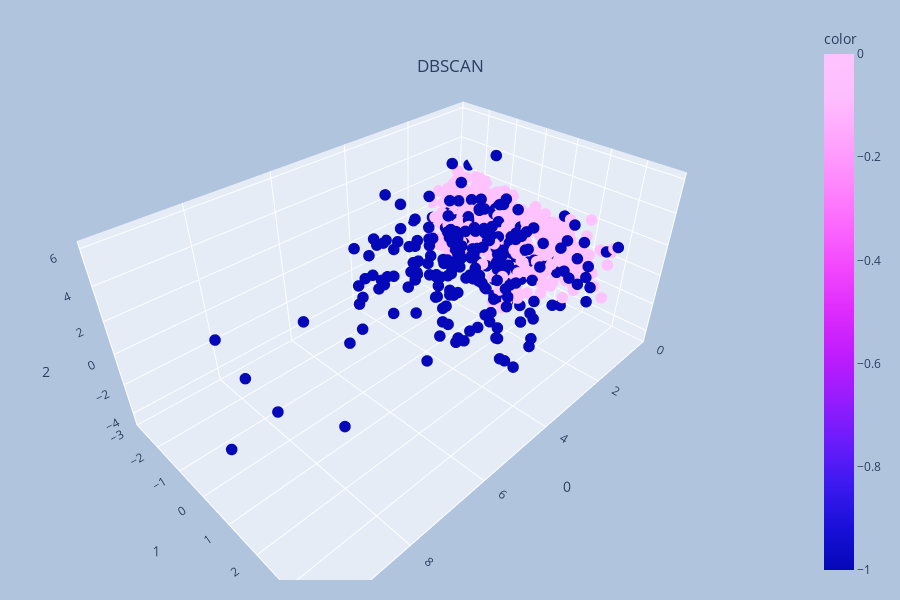

Write notebook code for a chart like this one.
### Markdown cell above
### Final Result

### Code cell
db = DBSCAN(eps=1.8, min_samples=5).fit(X)
labels02 = db.labels_
len(np.unique(labels02))
pca = PCA(n_components=3)
components = pca.fit_transform(X)
total_var = pca.explained_variance_ratio_.sum() * 100
fig = px.scatter_3d(
    components, x=0, y=1, z=2, color=labels02,
    color_continuous_scale="Plotly3",
    title=f'Total Explained Variance: {total_var:.2f}%',
    range_x=[0,10],
    range_y = [-3,4],
    width=900,
    height=600
)
fig.update_layout(
    margin=dict(l=20, r=20, t=20, b=20),
    paper_bgcolor='LightSteelBlue',
    title_text = 'DBSCAN',
    title_x = 0.5,
    title_y = 0.9
)
fig.update_traces(marker_size = 4)
fig.show()

### Figure 1 — Plotly figure (JSON) as saved in the notebook; plotly's stock layout.template omitted (floating-point values rounded to 4 significant figures; data arrays with more than 128 entries replaced by an {"elided": "..."} marker saying what was removed)
{"data": [{"hovertemplate": "0=%{x}<br>1=%{y}<br>2=%{z}<br>color=%{marker.color}<extra></extra>", "legendgroup": "", "marker": {"color": {"elided": "2554 int values"}, "coloraxis": "coloraxis", "size": 4, "symbol": "circle"}, "mode": "markers", "name": "", "scene": "scene", "showlegend": false, "type": "scatter3d", "x": {"elided": "2554 float values"}, "y": {"elided": "2554 float values"}, "z": {"elided": "2554 float values"}}], "layout": {"coloraxis": {"colorbar": {"title": {"text": "color"}}, "colorscale": [[0, "#0508b8"], [0.08333, "#1910d8"], [0.1667, "#3c19f0"], [0.25, "#6b1cfb"], [0.3333, "#981cfd"], [0.4167, "#bf1cfd"], [0.5, "#dd2bfd"], [0.5833, "#f246fe"], [0.6667, "#fc67fd"], [0.75, "#fe88fc"], [0.8333, "#fea5fd"], [0.9167, "#febefe"], [1, "#fec3fe"]]}, "height": 600, "legend": {"tracegroupgap": 0}, "margin": {"b": 20, "l": 20, "r": 20, "t": 20}, "paper_bgcolor": "LightSteelBlue", "scene": {"domain": {"x": [0, 1], "y": [0, 1]}, "xaxis": {"range": [0, 10], "title": {"text": "0"}}, "yaxis": {"range": [-3, 4], "title": {"text": "1"}}, "zaxis": {"title": {"text": "2"}}}, "title": {"text": "DBSCAN", "x": 0.5, "y": 0.9}, "width": 900}}
